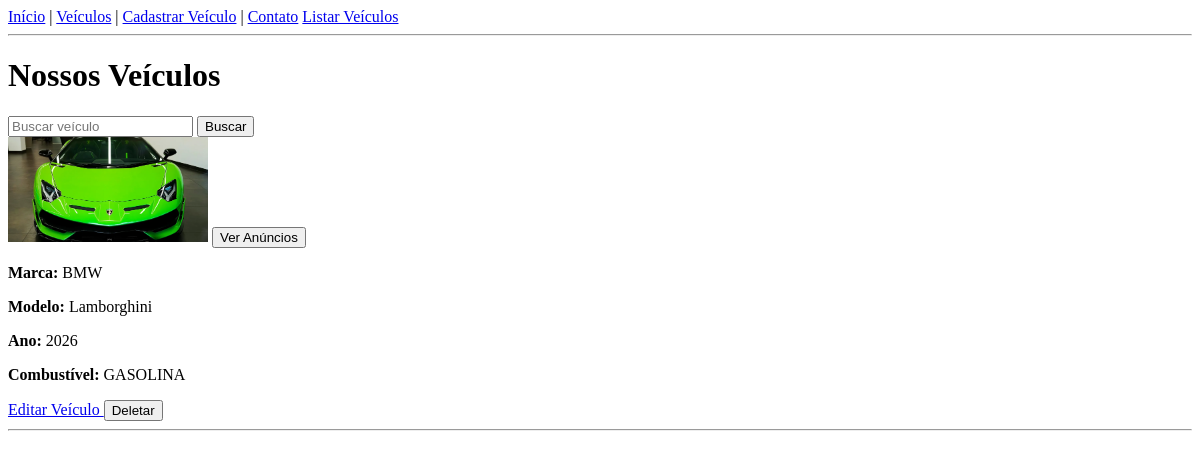
The page /veiculo/ (signed in) on the database as committed earlier.
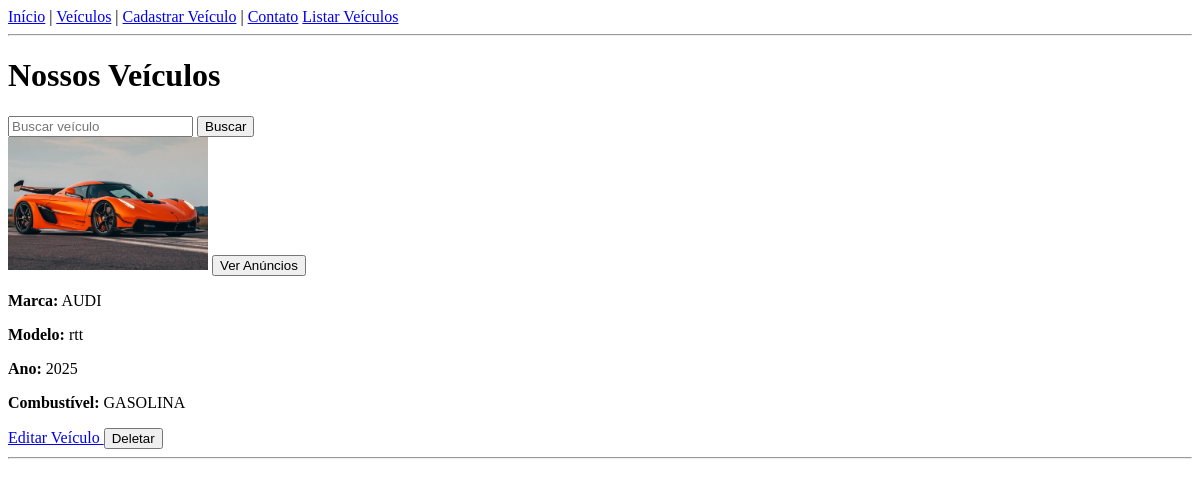
The same page on the database as committed later.
### veiculo/models.py (models this page shows, shortened)
class Veiculo(models.Model):
    marca = models.SmallIntegerField(choices=OPCOES_MARCAS,default=1)
    modelo = models.CharField(max_length=100)
    ano = models.IntegerField()
    cor = models.SmallIntegerField(choices=OPCOES_CORES,default=1)
    combustivel = models.SmallIntegerField(choices=OPCOES_COMBUSTIVEL,default=1)
    foto = models.ImageField(blank=True,null=True,upload_to='veiculos/fotos')

### veiculo/views.py (the view)
# urls.py: path('', ListarVeiculos.as_view(), name='listar-veiculos'),
class ListarVeiculos(LoginRequiredMixin,ListView):
    model = Veiculo
    context_object_name = 'veiculos'
    template_name = 'listar.html'
    def get_queryset(self,**kwargs):
        pesquisa = self.request.GET.get('pesquisa',None)
        queryset = Veiculo.objects.all()
        if pesquisa is not None:
            queryset = queryset.filter(modelo__icontains=pesquisa)
        return queryset

### templates/listar.html (shortened to what this page needs)
{% extends "base.html" %}
{% block content %}
<h1>Nossos Veículos</h1>
<form method="GET" action="{% url 'listar-veiculos' %}">
    <input type="text" name="pesquisa" placeholder="Buscar veículo">
    <button type="submit">Buscar</button>
</form>
{% for veiculo in veiculos %}
    <div>
        {% if veiculo.foto %}
            <img src="{{ veiculo.foto.url }}" width="200">
        {% else %}
            <p>Sem imagem</p>
        {% endif %}
  <a href="{% url 'listar-anuncios' %}">
    <button type="button">Ver Anúncios</button>
</a>
        <p><strong>Marca:</strong> {{ veiculo.get_marca_display }}</p>
        <p><strong>Modelo:</strong> {{ veiculo.modelo }}</p>
        <p><strong>Ano:</strong> {{ veiculo.ano }}</p>
        <p><strong>Combustível:</strong> {{ veiculo.get_combustivel_display }}</p>
        <a href="{% url 'editar-veiculos' veiculo.pk %}" class="btn btn-primary">
            Editar Veículo
        </a>
        <form method="post" action="{% url 'deletar-veiculos' veiculo.pk %}" style="display:inline;">
            <button type="submit" onclick="return confirm('Tem certeza que deseja excluir este veículo?')">
                Deletar
            </button>
        </form>
    </div>
    <hr>
{% empty %}
    <p>Nenhum veículo cadastrado.</p>
{% endfor %}
{% endblock %}

### templates/base.html (shortened to what this page needs)
<!DOCTYPE html>
<html lang="pt-BR">
<head>
</head>
<body>
    <nav>
        <a href="http://localhost:8000/veiculo/">Início</a> |
        <a href="#">Veículos</a> |
        <a href="http://localhost:8000/veiculo/novo/">Cadastrar Veículo</a> |
        <a href="#">Contato</a>
        <a href="http://localhost:8000/veiculo/editar/">Listar Veículos</a>
    </nav>
    <hr>
    {% block content %}
    {% endblock %}
</body>
</html>

Rows that differ between the two databases and show on the page:
removed Veiculo: foto (picture), marca "BMW", modelo "Lamborghini", ano "2026", combustivel "GASOLINA"
added Veiculo: foto (picture), marca "AUDI", modelo "rtt", ano "2025", combustivel "GASOLINA"
